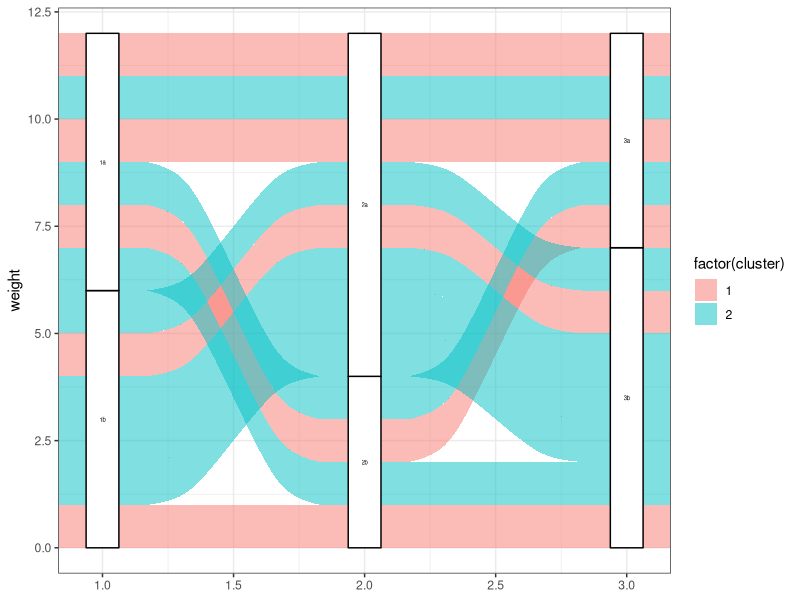

The R source for this figure: (Note: this script raises an error after producing the figure.)
## ---- chunk 1
library(ggalluvial)

example_data <- data.frame(weight = rep(1, 12),
                           ID = 1:12,
                           cluster = c(rep(c(1,2), 5),2,2),
                           grp1 = rep(c('1a','1b'), c(6,6)),
                           grp2 = rep(c('2a','2b','2a'), c(3,4,5)),
                           grp3 = rep(c('3a','3b'), c(5,7)))
## ---- chunk 2
ggplot(example_data, aes(y = weight, axis1 = grp1, axis2 = grp2, axis3 = grp3)) + 
  geom_alluvium(aes(fill = factor(cluster)), knot.pos = 0.25) + 
  geom_stratum(width = 1/8, reverse = TRUE) + # plot the boxes over the connections
  geom_text(aes(label = after_stat(stratum)), 
            stat = "stratum", 
            reverse = TRUE, 
            size = rel(1.5)) + 
  theme_bw() 
## ---- chunk 3
sessioninfo::session_info()
